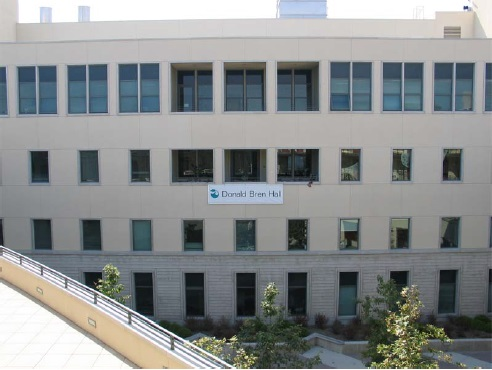
#> input picture CLAB Assignments/CLAB 2/CLab2 Deliverables U6724645/Task1/Harris_1.jpg, 492 x 370 px, given in place of Harris_1.png, which was not available
$ python code.py
#> lines starting #> are read from the running program, lines starting #| are printed output that depends on the picture; after the words box and inside, x2 and y2 are one past the last pixel; in counts of white or black regions, pixels touching at a corner belong together; pictures that were not available may be replaced by others from this repository, and a replacement may not be noted
"""
CLAB Task-1: Harris Corner Detector
Abhinav Pandey (u6724645):
"""

import numpy as np


def conv2(img, conv_filter):
    # flip the filter
    f_siz_1, f_size_2 = conv_filter.shape
    conv_filter = conv_filter[range(f_siz_1 - 1, -1, -1), :][:, range(f_siz_1 - 1, -1, -1)]
    pad = (conv_filter.shape[0] - 1) // 2
    result = np.zeros((img.shape))
    img = np.pad(img, ((pad, pad), (pad, pad)), 'constant', constant_values=(0, 0))
    filter_size = conv_filter.shape[0]
    for r in np.arange(img.shape[0] - filter_size + 1):
        for c in np.arange(img.shape[1] - filter_size + 1):
            curr_region = img[r:r + filter_size, c:c + filter_size]
            curr_result = curr_region * conv_filter
            conv_sum = np.sum(curr_result)  # Summing the result of multiplication.
            result[r, c] = conv_sum  # Saving the summation in the convolution layer feature map.

    return result


def fspecial(shape=(3, 3), sigma=0.5):
    m, n = [(ss - 1.) / 2. for ss in shape]
    y, x = np.ogrid[-m:m + 1, -n:n + 1]
    h = np.exp(-(x * x + y * y) / (2. * sigma * sigma))
    h[h < np.finfo(h.dtype).eps * h.max()] = 0
    sumh = h.sum()
    if sumh != 0:
        h /= sumh
    return h


# Parameters, add more if needed
sigma = 2
thresh = 0.01
k = 0.06  # empirically determined constant in range [0.04,0.06] for Harris Corner Detection

# Derivative masks
dx = np.array([[-1, 0, 1], [-1, 0, 1], [-1, 0, 1]])
dy = dx.transpose()
import matplotlib.pyplot as plt

bw = plt.imread('Harris_1.png')
#> bw is the input picture: shape (370, 492, 3); mean R, G, B 137.5, 141.1, 141.3
bw = bw = bw[:,:,0] * 0.299 + bw[:,:,1]*0.587 + bw[:,:,2] * 0.114 # Convert to grayscale
#> bw: shape (370, 492) float64
# computer x and y derivatives of image
Ix = conv2(bw, dx)
Iy = conv2(bw, dy)
#> after the loop in conv2 (call 2), `for r in np.arange(img.shape[0] - filter_size + 1):`:
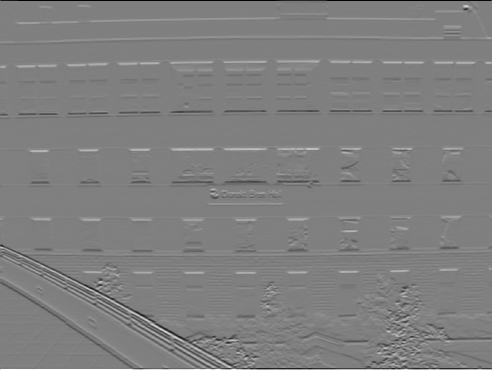
#> result: shape (370, 492) float64; min -765, max 762.6, mean -0.1; drawn with min black and max white

## Creates a 13 x 13 Gaussian Kernel with standard deviation = sigma = 2
g = fspecial((max(1, np.floor(3 * sigma) * 2 + 1), max(1, np.floor(3 * sigma) * 2 + 1)), sigma)


Iy2 = conv2(np.power(Iy, 2), g)
Ix2 = conv2(np.power(Ix, 2), g)
#> after the loop in conv2 (call 4), `for r in np.arange(img.shape[0] - filter_size + 1):`:
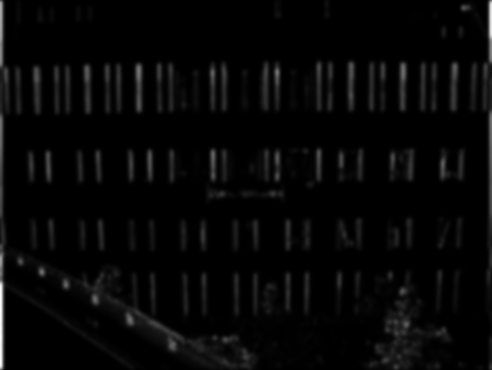
#> result: shape (370, 492) float64; min 0, max 115464.3, mean 3216.7; drawn with min black and max white
Ixy = conv2(Ix * Iy, g)
#> in conv2 (call 5), `img = np.pad(img, ((pad, pad), (pad, pad)), 'constant', constant_value..`:
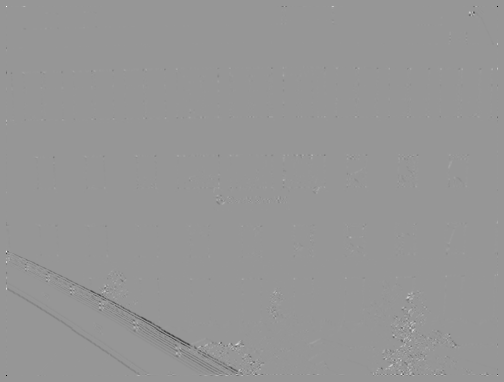
#> img: shape (382, 504) float64; min -252142.6, max 174479, mean -374.3; drawn with min black and max white
#> after the loop in conv2 (call 5), `for r in np.arange(img.shape[0] - filter_size + 1):`:
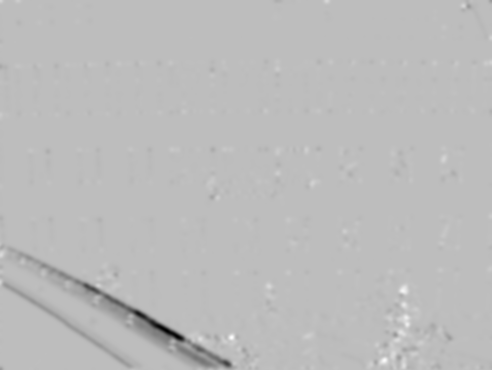
#> result: shape (370, 492) float64; min -52850.6, max 18353.3, mean -394.9; drawn with min black and max white

######################################################################
# Task: Compute the Harris Cornerness
######################################################################
def harris_cornerness(Ixy, Ix2, Iy2, k):

    # Step 1. Calculate the determinant value of the 2x2 moment matrix M = [[Ix2  Ixy],[Ixy  Iy2]]
#> called with k = 0.06
    det_M = (Ix2 * Iy2) - np.power(Ixy, 2)

    # Step 2. Calculate the trace of M (sum of diagonal elements), Ix2 and Iy2
    trace_M = Ix2 + Iy2
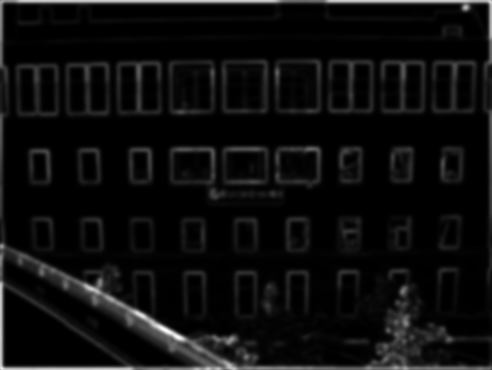
#> trace_M: shape (370, 492) float64; min 0, max 145743.9, mean 7994.8; drawn with min black and max white

    # Step 3. Compute the "cornerness" score : R = detM - k x traceM^2
    R = det_M - k * np.power(trace_M, 2)
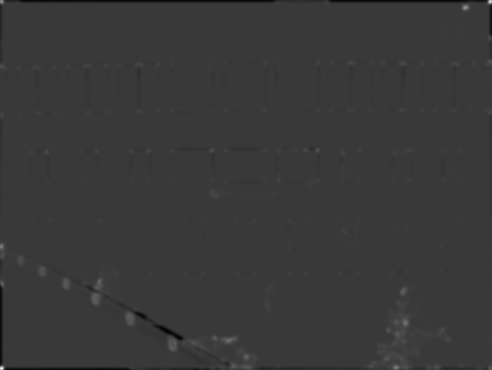
#> R: shape (370, 492) float64; min -985961006.9, max 3.41e+09, mean -2554847; drawn with min black and max white

    return R

R = harris_cornerness(Ixy, Ix2, Iy2, k)

######################################################################
# Task: Perform non-maximum suppression and
#       thresholding, return the N corner points
#       as an Nx2 matrix of x and y coordinates
######################################################################

def non_maximum_suppression(R, window_sizes, n=1):

    # [7 lines of commented-out code are left out]

#> called with window_sizes = (4, 6), n = 1
    rows, cols = R.shape  # Store shape of R
#> rows = 370; cols = 492
    window_r, window_c = window_sizes  # Specify window size

    nms = np.zeros(R.shape)  # Create a zero matrix

    # Slice non-overlapping windows
    for i in np.arange(0, rows, window_r):
        for j in range(0, cols, window_c):

            y = R[i:i+window_r, j:j+window_c]

            # Select the maximum element from window and set the value of that position as 1 in nms
            for ele in y.flatten().argsort()[-n:]:
                nms[i + ele // window_r, j + ele % window_c] = 1
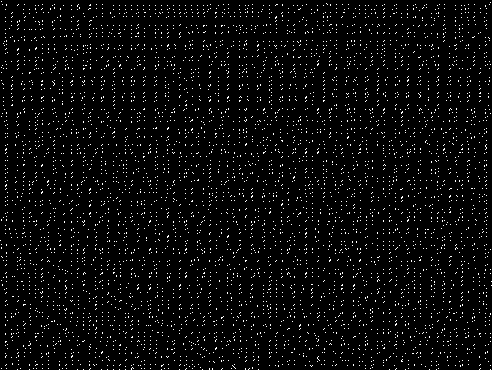
#> nms: shape (370, 492) float64; values 0 (black) and 1 (white), 3.8% white in thin lines or dots

    # The product contains only maximum values of R in each tile
    nms_R = nms * R

    return nms_R

# [12 lines left out: function thresholding, not called in this run]

#> (the run stopped early here; a loop or call above may not have finished)

$ run again, with CLAB Assignments/CLAB 2/CLab2 Deliverables U6724645/Task1/Harris_4.jpg copied over CLAB Assignments/CLAB 2/CLab2 Deliverables U6724645/Task1/Harris_1.jpg
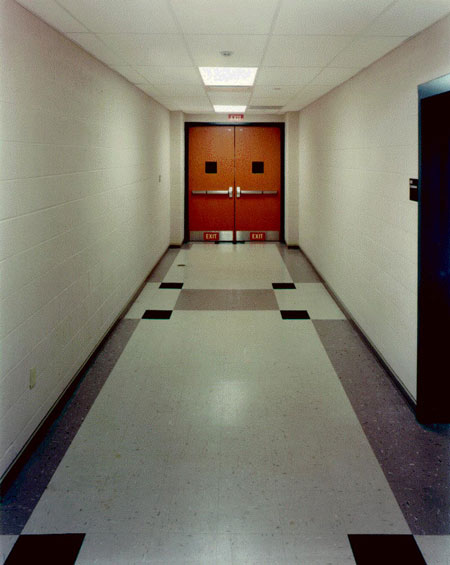
#> input picture CLAB Assignments/CLAB 2/CLab2 Deliverables U6724645/Task1/Harris_4.jpg, 450 x 565 px, given in place of Harris_1.png, which was not available
#> bw is the input picture: shape (565, 450, 3); mean R, G, B 126.5, 122.4, 109.2
#> bw: shape (565, 450) float64
#> img: shape (577, 462) float64
#> after the loop in conv2 (call 5), `for r in np.arange(img.shape[0] - filter_size + 1):`:
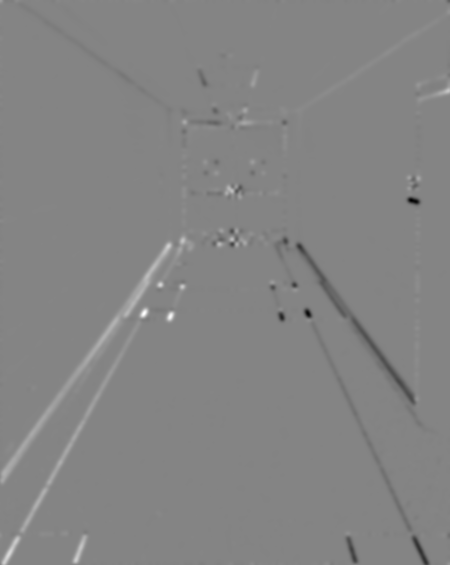
#> result: shape (565, 450) float64; min -18726.4, max 17380, mean 17.7; drawn with min black and max white
#> after the loop in non_maximum_suppression, `for i in np.arange(0, rows, window_r):`:
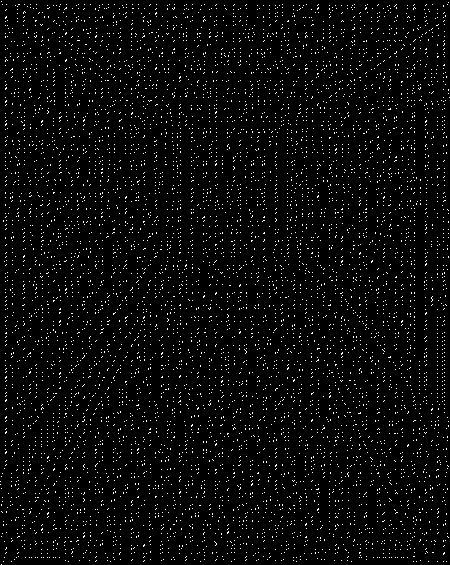
#> nms: shape (565, 450) float64; values 0 (black) and 1 (white), 3.7% white in thin lines or dots
